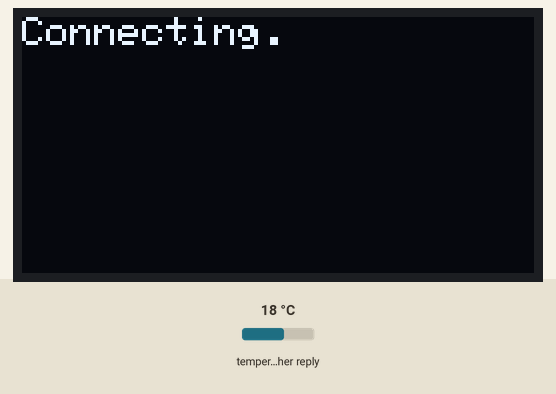
The sketch below on a simulated ESP32. On the bench: 128×64 one-colour display. The inputs (shaded band) are chosen by the test bench; at power-on: temperature in the weather reply 18 °C. WiFi joins after 1.5 s; servers stay silent unless stated; web services answer with replies made up by the test bench.

Above: at 1.4 s.
At 2.4 s:
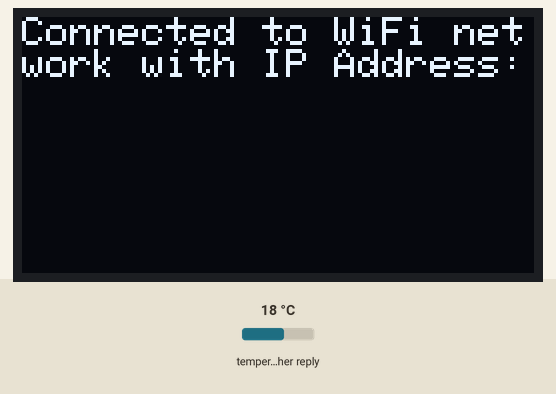
At 5.3 s:
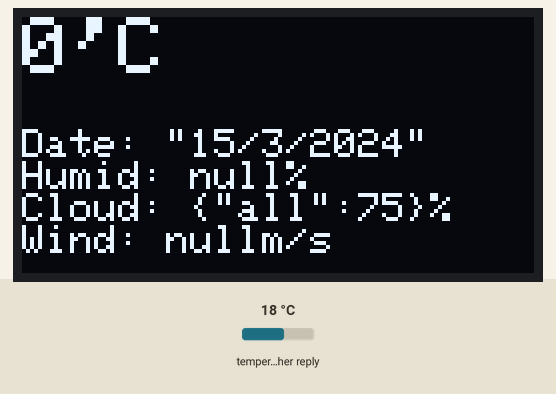

Measured:
- what the display in image 0 shows lasts 1.1 s, from 1.3 s to 2.4 s
- what the display in image 1 shows lasts 2.8 s, from 2.4 s to 5.2 s

The sketch:

WiFi_Test.ino
```cpp
#include <WiFi.h>
#include <HTTPClient.h>
#include <Arduino_JSON.h>

#include <SPI.h>
#include <Wire.h>
#include <Adafruit_GFX.h>
#include <Adafruit_SSD1306.h>

//===========================================================================================//

///////////////////////////
// CONFIGURATION SET HERE//
///////////////////////////

// OLED CONFIGURATION
#define SCREEN_WIDTH    128     // OLED display width, in pixels
#define SCREEN_HEIGHT   64      // OLED display height, in pixels

#define OLED_RESET      4       // Reset pin # (or -1 if sharing Arduino reset pin)
#define SCREEN_ADDRESS  0x3C    // < See datasheet for Address; 0x3D for 128x64, 0x3C for 128x32
Adafruit_SSD1306 display(SCREEN_WIDTH, SCREEN_HEIGHT, &Wire, OLED_RESET);

// SERVER & WIFI CONFIGURATION
#define ssid        "Lee Su Min"
#define password    "thuankhung1999"

String api_key    = "&appid=<replace your API key here>";
String city_id    = "id=1566083";
String api_count  = "&cnt=7";
String units      = "&units=metric";
// String api_type   = "&type=hour";
// String start_time = "&start=";

// Your Domain name with URL path or IP address with path
String serverName = "http://api.openweathermap.org/data/2.5/forecast/daily?";

// Server Path
String serverPath;

//=========================================================================================//

////////////////////////////////
// VARIABLES DECLARATION HERE //
////////////////////////////////

int date = 0;

// the following variables are unsigned longs because the time, measured in
// milliseconds, will quickly become a bigger number than can be stored in an int.
unsigned long lastTime = 0;
// Timer set to 10 minutes (600000)
//unsigned long timerDelay = 600000;
// Set timer to 5 seconds (5000)
unsigned long timerDelay = 5000;

// Store weather data get from weather.com
String Weather_Data;

// Values to display on the OLED
JSONVar display_time,
        display_temp,
        display_feel_like,
        display_humidity,
        display_cloud,
        display_wind_speed;

String display_city_name;

// City IDs & names
int list_city_id[] = {
                  1559969,  1559970,  1559971,  1559972,  1559975,  1559976,  1559977,  1559978,
                  1560037,  1560349,  1560678,  1561096,  1562412,  1562414,  1562548,  1562693,
                  1562798,  1562820,  1563241,  1563281,  1563287,  1563926,  1564676,  1565022,
                  1565033,  1565088,  1565593,  1565654,  1565681,  1566053,  1566083,  1566165,
                  1566166,  1566319,  1566338,  1566346,  1566557,  1566559,  1567069,  1567148,
                  1567621,  1567643,  1567649,  1567681,  1567723,  1567788,  1568043,  1568212,
                  1568510,  1568574,  1568733,  1568738,  1568758,  1568769,  1568770,  1568839,
                  1569684,  1569805,  1569901,  1569973,  1570449,  1570549,  1570565,  1570815,
                  1571058,  1571067,  1571968,  1572151,  1572461,  1572594,  1573517,  1574023,
                  1575627,  1575788,  1575864,  1576303,  1576632,  1576633,  1577882,  1577995,
                  1578500,  1579008,  1579634,  1580142,  1580240,  1580410,  1580541,  1580578,
                  1580700,  1580830,  1581019,  1581021,  1581030,  1581047,  1581052,  1581088,
                  1581129,  1581130,  1581188,  1581297,  1581298,  1581323,  1581326,  1581349,
                  1581364,  1581882,  1582436,  1582562,  1582720,  1582886,  1582926,  1583240,
                  1583477,  1583992,  1584071,  1584169,  1584534,  1584661,  1584807,  1585660,
                  1586151,  1586182,  1586185,  1586203,  1586288,  1586296,  1586350,  1586357,
                  1586443,  1586896,  1587871,  1587919,  1587923,  1587974,  1587976,  1591449,
                  1591474,  1591527,  1591538,  1591793,  1594018,  1594446,  1892675,  1905099,
                  1905412,  1905419,  1905468,  1905475,  1905480,  1905497,  1905516,  1905577,
                  1905626,  1905637,  1905669,  1905675,  1905678,  1905686,  1905699,  1905856,
                  7910088,  8200099,  8200205,  8200212,  8200783,  8200836,  8201616
                };

String list_city_name[] = {
                        "Tinh Nghe An",             "Tinh Ninh Binh",           "Tinh Ninh Thuan",          "Tinh Soc Trang",
                        "Tinh Tra Vinh",            "Tinh Tuyen Quang",         "Tinh Vinh Long",           "Tinh Yen Bai",
                        "Yen Vinh",                 "Yen Bai",                  "Xom Yan Lac Hau",          "Xom Pho",
                        "Tinh Lao Cai",             "Vung Tau",                 "Vinh Yen",                 "Vinh Long",
                        "Vinh",                     "Viet Tri",                 "Uong Bi",                  "Tuy Hoa",
                        "Tuyen Quang",              "Tra Vinh",                 "Tinh Tien Giang",          "Thu Dau Mot",
                        "Tinh Thua Thien-Hue",      "Tinh Kon Tum",             "Thong Tay Hoi",            "Thon Dien Ha",
                        "Thon Chiet Bi Ha",         "Huyen Thanh Son",          "Thanh pho Ho Chi Minh",    "Tinh Thanh Hoa",
                        "Thanh Hoa",                "Thai Nguyen",              "Tinh Thai Binh",           "Thai Binh",
                        "Tinh Tay Ninh",            "Tay Ninh",                 "Tan An",                   "Tam Ky",
                        "Son Tay",                  "Tinh Son La",              "Huyen Son Duong",          "Son La",
                        "Song Cau",                 "Soc Trang",                "Sa Pa",                    "Sa Dec",
                        "Rach Gia",                 "Quy Nhon",                 "Tinh Quang Tri",           "Quang Tri",
                        "Tinh Quang Ninh",          "Tinh Quang Ngai",          "Quang Ngai",               "Tinh Quang Binh",
                        "Pleiku",                   "Tinh Phu Yen",             "Thi xa Phu Tho",           "Duong GJong",
                        "Phu Ly",                   "Phu Khuong",               "Phu Huu",                  "Phong Tho",
                        "Phan Thiet",               "Phan Rang-Thap Cham",      "Ninh Binh",                "Nha Trang",
                        "Ngo Chau",                 "Tinh Hoa Binh",            "Nam Dinh",                 "My Tho",
                        "Long Xuyen",               "Tinh Long An",             "Loc Ninh",                 "Lao Cai",
                        "Tinh Lang Son",            "Lang Son",                 "Tinh Lam Dong",            "Lagi",
                        "Kon Tum",                  "Tinh Kien Giang",          "Tinh Khanh Hoa",           "Hung Yen",
                        "Hue",                      "Ha Long",                  "Hoi An",                   "Thanh pho Ho Chi Minh",
                        "Tinh Ha Tinh",             "Hoa Binh",                 "Tinh Ha Tay",              "Hau Duong",
                        "Tinh Ha Giang",            "Ha Tinh",                  "Ha Tien",                  "Tinh Gia Lai",
                        "Thu Do Ha Noi",            "Ha Noi",                   "Tinh Can Tho",             "Thanh Pho Hai Phong",
                        "Haiphong",                 "Hai Ha",                   "Hai Duong",                "Ha Giang",
                        "Ha Dong",                  "Tinh Binh Thuan",          "Dong Xoai",                "Tinh Dong Thap",
                        "Tinh Dong Nai",            "Dong Hoi",                 "Dong Ha",                  "Huyen Doan Hung",
                        "Dien Bien Phu",            "Turan",                    "Da Lat",                   "Tinh Dac Lak",
                        "Ba Ria-Vung Tau",          "Cu Chi",                   "Con Son",                  "Chau Doc",
                        "Cao Lanh",                 "Tinh Cao Bang",            "Cao Bang",                 "Can Tho",
                        "Can Gio",                  "Can Duoc",                 "Cam Ranh",                 "Cam Pha Mines",
                        "Ca Mau",                   "Buon Ma Thuot",            "Tinh Binh Dinh",           "Bim Son",
                        "Bien Hoa",                 "Tinh Ben Tre",             "Ben Tre",                  "Bac Ninh",
                        "Thanh pho Bac Lieu",       "Bac Giang",                "Bac Kan",                  "Ap Van Tu Tay",
                        "Ap Ba",                    "Tinh An Giang",            "Ben Dinh",                 "Huyen Dien Bien",
                        "Tinh Bac Ninh",            "Tinh Bac Giang",           "Tinh Da Nang",             "Tinh Binh Duong",
                        "Tinh Binh Phuoc",          "Tinh Thai Nguyen",         "Tinh Quang Nam",           "Tinh Phu Tho",
                        "Tinh Nam Dinh",            "Tinh Ha Nam",              "Tinh Bac Kan",             "Tinh Bac Lieu",
                        "Tinh Ca Mau",              "Tinh Hai Duong",           "Tinh Hung Yen",            "Tinh Vinh Phuc",
                        "Uyen Hung",                "Huyen Yen Lap",            "Huyen Thanh Hoa",          "Huyen Song Thao",
                        "Huyen Tam Thanh",          "Huyen Phong Chau",         "Huyen Ba Vi"
                      };

//==========================================================================================//
/////////////////////////
// SETUP FUNCTION HERE //
/////////////////////////

void setup() {
    Serial.begin(115200);

    // Change I2C pin
    Wire.begin(5, 4);

    // SSD1306_SWITCHCAPVCC = generate display voltage from 3.3V internally
    if (!display.begin(SSD1306_SWITCHCAPVCC, SCREEN_ADDRESS)) {
        Serial.println(F("SSD1306 allocation failed"));
        for ( ; ; ) ; // Don't proceed, loop forever
    }

    WiFi.begin(ssid, password);
    Log_New("Connecting");
    while (WiFi.status() != WL_CONNECTED) {
        delay(250);
        Log(".");
    }

    Log_New("Connected to WiFi network with IP Address: ");
    display.print(WiFi.localIP());
}

////////////////////////
// LOOP FUNCTION HERE //
////////////////////////

void loop() {

    //Send an HTTP POST request every ... minutes
    if ((millis() - lastTime) > timerDelay) {
        //Check WiFi connection status
        if (WiFi.status() == WL_CONNECTED) {

            // Create serverPath by concatenating all components
            serverPath = serverName + city_id + units + api_count + api_key;

            // Making HTTP GET request
            Weather_Data = httpGETRequest(serverPath);

            Parse_Weather_Data(Weather_Data);

            display.clearDisplay();
            display.setCursor(0, 0);

            // Print out info
            display.setTextSize(2);
            display.setCursor(0, 0);

            display.print(display_temp);
            display.print("'C");

            display.setTextSize(1);

            display.setCursor(0, 20);
            display.println(display_city_name);

            display.print("Date: ");
            display.println(display_time);

            display.print("Humid: ");
            display.print(display_humidity);
            display.println("%");

            display.print("Cloud: ");
            display.print(display_cloud);
            display.println("%");

            display.print("Wind: ");
            display.print(display_wind_speed);
            display.println("m/s");

            display.display();
            delay(2000);

            date += 1;
        }
        else {
            Log_New("WiFi Disconnected");
        }
        lastTime = millis();
    }
}

//==============================================================================//

//////////////////////////////
// FUNCTION DEFINITION HERE //
//////////////////////////////

// Function that makes HTTP GET request
String httpGETRequest(String serverPath) {
    HTTPClient http;

    // Your IP address with path or Domain name with URL path
    http.begin(serverPath.c_str());

    // Send HTTP POST request
    int httpResponseCode = http.GET();

    String payload = "{}";

    if (httpResponseCode > 0) {
        // Log_New("HTTP Response code: ");
        // display.print(httpResponseCode);
        payload = http.getString();
    }
    else {
        Log_New("Error code: ");
        display.print(httpResponseCode);
    }
    // Free resources
    http.end();

    return payload;
}

// This function searches a given city ID in city_id array and returns the index of
// that city ID in the array
int SearchID(int city_ID) {
  for (int i = 0; i < sizeof(list_city_id); i++) {
    if (city_ID == list_city_id[i]) return i;
  }
  return -1; // City ID not found
}

// This function parses the weather data, picks up essential data to display on the OLED
void Parse_Weather_Data(String weather_data) {
    int city_index;

    JSONVar myObject = JSON.parse(weather_data);

    // JSON.typeof(jsonVar) can be used to get the type of the var
    if (JSON.typeof(myObject) == "undefined") {
        Log_New("Parsing input failed!");
        return;
    }

    city_index = SearchID(int(myObject["city"]["id"]));
    display_city_name = list_city_name[city_index];

    display_time        = Date_Converter(int(myObject["list"][date % 7]["dt"]));
    display_temp        = JSONVar(int(myObject["list"][date % 7]["temp"]["day"]));
    display_feel_like   = JSONVar(int(myObject["list"][date % 7]["feels_like"]["day"]));
    display_humidity    = myObject["list"][date % 7]["humidity"];
    display_wind_speed  = myObject["list"][date % 7]["speed"];
    display_cloud       = myObject["list"][date % 7]["clouds"];
}

// This function logs on OLED. Clears screen & prints new text
void Log_New(String text) {
    // Clear the buffer
    display.clearDisplay();
    display.setTextSize(1);               // Normal 1:1 pixel scale
    display.setTextColor(SSD1306_WHITE);  // Draw white text
    display.setCursor(0, 0);              // Start at top-left corner
    display.print(text);
    display.display();
    delay(1000);
}

// This function logs on OLED. Prints text wihout clearing the screen
void Log(String text) {
    display.setTextSize(1);               // Normal 1:1 pixel scale
    display.setTextColor(SSD1306_WHITE);  // Draw white text
    display.print(text);
    display.display();
    delay(1000);
}

String Date_Converter(int dateString) {
    String result_date;
    String delimiter;
    delimiter = "/";
    int temp = dateString;
    int Year  = temp / 31556926 + 1970;
    temp -= (Year - 1970) * 31556926;
    int Month = temp / 2629743 + 1;
    temp -= (Month - 1) * 2629743;
    int Day = temp / 86400 + 2;
    result_date = Day + delimiter + Month + delimiter + Year;
    return result_date;
}
```
